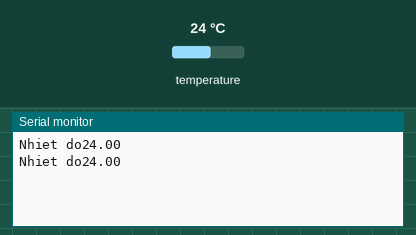
Bench run of a sketch on a simulated ESP8266 (NodeMCU). Parts: the last lines printed to the serial monitor. The test bench sets the inputs (shaded band); at power-on: temperature 24 °C.

Above: at 3.3 s.
3.4 s: temperature set to 12 °C
At 5.4 s:
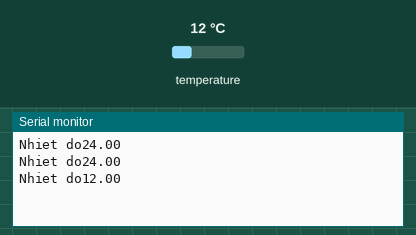
5.9 s: temperature set to 19 °C
At 6.6 s:
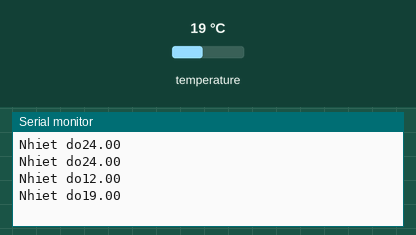
Timing chart, 0 to 8.9 s (numbered marks = the images above; inputs shaded):
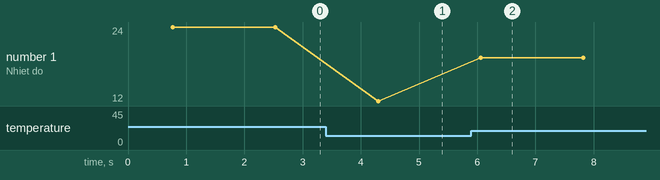

Measured:
- after the input at 3.4 s, the serial monitor: prints a new line after 0.90 s (image 1)
- after the input at 5.9 s, the serial monitor: prints a new line after 0.16 s (image 2)
- plotted number 1: 24 → 12 after the input at 3.4 s, 12 → 19 after the input at 5.9 s

The sketch:

readtemp.ino
```cpp
//Include thư viện
#include <OneWire.h>
#include <DallasTemperature.h>

// Chân nối với Arduino
#define ONE_WIRE_BUS D5
//Thiết đặt thư viện onewire
OneWire oneWire(ONE_WIRE_BUS);
//Mình dùng thư viện DallasTemperature để đọc cho nhanh
DallasTemperature sensors(&oneWire);

void setup(void)
{
  Serial.begin(115200);
  sensors.begin();
}

void loop(void)
{
  sensors.requestTemperatures();
  Serial.print("Nhiet do");
  Serial.println(sensors.getTempCByIndex(0)); // vì 1 ic nên dùng 0

  //chờ 1 s rồi đọc để bạn kiệp thấy sự thay đổi
  delay(1000);
}
```
